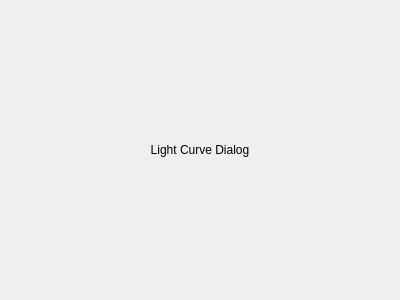
<?xml version="1.0" encoding="UTF-8"?>
<ui version="4.0">
 <class>LightCurveDialog</class>
 <widget class="QDialog" name="LightCurveDialog">
  <property name="geometry">
   <rect>
    <x>0</x>
    <y>0</y>
    <width>400</width>
    <height>300</height>
   </rect>
  </property>
  <property name="windowTitle">
   <string>Dialog</string>
  </property>
  <layout class="QGridLayout" name="gridLayout">
   <item row="0" column="0">
    <widget class="QLabel" name="label">
     <property name="sizePolicy">
      <sizepolicy hsizetype="Expanding" vsizetype="Expanding">
       <horstretch>0</horstretch>
       <verstretch>0</verstretch>
      </sizepolicy>
     </property>
     <property name="text">
      <string>&lt;html&gt;&lt;head/&gt;&lt;body&gt;&lt;p align=&quot;center&quot;&gt;Light Curve Dialog&lt;/p&gt;&lt;/body&gt;&lt;/html&gt;</string>
     </property>
    </widget>
   </item>
  </layout>
 </widget>
 <resources/>
 <connections/>
</ui>
